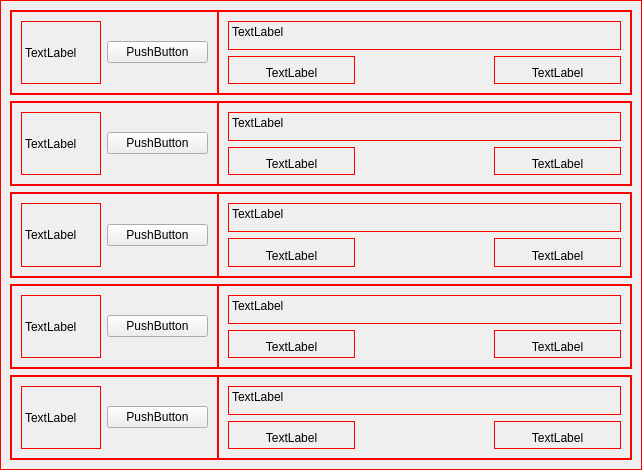
<?xml version="1.0" encoding="UTF-8"?>
<ui version="4.0">
 <class>Form</class>
 <widget class="QWidget" name="Form">
  <property name="geometry">
   <rect>
    <x>0</x>
    <y>0</y>
    <width>642</width>
    <height>470</height>
   </rect>
  </property>
  <property name="windowTitle">
   <string>Form</string>
  </property>
  <property name="styleSheet">
   <string notr="true">QFrame{
	border:1px solid red;
}</string>
  </property>
  <layout class="QVBoxLayout" name="verticalLayout_2">
   <property name="leftMargin">
    <number>0</number>
   </property>
   <property name="topMargin">
    <number>0</number>
   </property>
   <property name="rightMargin">
    <number>0</number>
   </property>
   <property name="bottomMargin">
    <number>0</number>
   </property>
   <item>
    <widget class="QFrame" name="frame">
     <property name="frameShape">
      <enum>QFrame::StyledPanel</enum>
     </property>
     <property name="frameShadow">
      <enum>QFrame::Raised</enum>
     </property>
     <layout class="QVBoxLayout" name="verticalLayout">
      <item>
       <widget class="QFrame" name="frame_5">
        <property name="frameShape">
         <enum>QFrame::StyledPanel</enum>
        </property>
        <property name="frameShadow">
         <enum>QFrame::Raised</enum>
        </property>
        <layout class="QHBoxLayout" name="horizontalLayout" stretch="2,4">
         <property name="spacing">
          <number>0</number>
         </property>
         <property name="leftMargin">
          <number>0</number>
         </property>
         <property name="topMargin">
          <number>0</number>
         </property>
         <property name="rightMargin">
          <number>0</number>
         </property>
         <property name="bottomMargin">
          <number>0</number>
         </property>
         <item>
          <widget class="QFrame" name="frame_6">
           <property name="frameShape">
            <enum>QFrame::StyledPanel</enum>
           </property>
           <property name="frameShadow">
            <enum>QFrame::Raised</enum>
           </property>
           <layout class="QHBoxLayout" name="horizontalLayout_2" stretch="4,5">
            <item>
             <widget class="QLabel" name="label_2">
              <property name="text">
               <string>TextLabel</string>
              </property>
             </widget>
            </item>
            <item>
             <widget class="QPushButton" name="pushButton_2">
              <property name="text">
               <string>PushButton</string>
              </property>
             </widget>
            </item>
           </layout>
          </widget>
         </item>
         <item>
          <widget class="QFrame" name="frame_7">
           <property name="frameShape">
            <enum>QFrame::StyledPanel</enum>
           </property>
           <property name="frameShadow">
            <enum>QFrame::Raised</enum>
           </property>
           <layout class="QGridLayout" name="gridLayout" rowstretch="0,0">
            <item row="1" column="2">
             <widget class="QLabel" name="label">
              <property name="text">
               <string>TextLabel</string>
              </property>
              <property name="alignment">
               <set>Qt::AlignBottom|Qt::AlignHCenter</set>
              </property>
             </widget>
            </item>
            <item row="0" column="0" colspan="3">
             <widget class="QLabel" name="label_4">
              <property name="text">
               <string>TextLabel</string>
              </property>
              <property name="alignment">
               <set>Qt::AlignLeading|Qt::AlignLeft|Qt::AlignTop</set>
              </property>
             </widget>
            </item>
            <item row="1" column="0">
             <widget class="QLabel" name="label_3">
              <property name="text">
               <string>TextLabel</string>
              </property>
              <property name="alignment">
               <set>Qt::AlignBottom|Qt::AlignHCenter</set>
              </property>
             </widget>
            </item>
           </layout>
          </widget>
         </item>
        </layout>
       </widget>
      </item>
      <item>
       <widget class="QFrame" name="frame_11">
        <property name="frameShape">
         <enum>QFrame::StyledPanel</enum>
        </property>
        <property name="frameShadow">
         <enum>QFrame::Raised</enum>
        </property>
        <layout class="QHBoxLayout" name="horizontalLayout_5" stretch="2,4">
         <property name="spacing">
          <number>0</number>
         </property>
         <property name="leftMargin">
          <number>0</number>
         </property>
         <property name="topMargin">
          <number>0</number>
         </property>
         <property name="rightMargin">
          <number>0</number>
         </property>
         <property name="bottomMargin">
          <number>0</number>
         </property>
         <item>
          <widget class="QFrame" name="frame_12">
           <property name="frameShape">
            <enum>QFrame::StyledPanel</enum>
           </property>
           <property name="frameShadow">
            <enum>QFrame::Raised</enum>
           </property>
           <layout class="QHBoxLayout" name="horizontalLayout_6" stretch="4,5">
            <item>
             <widget class="QLabel" name="label_9">
              <property name="text">
               <string>TextLabel</string>
              </property>
             </widget>
            </item>
            <item>
             <widget class="QPushButton" name="pushButton_4">
              <property name="text">
               <string>PushButton</string>
              </property>
             </widget>
            </item>
           </layout>
          </widget>
         </item>
         <item>
          <widget class="QFrame" name="frame_13">
           <property name="frameShape">
            <enum>QFrame::StyledPanel</enum>
           </property>
           <property name="frameShadow">
            <enum>QFrame::Raised</enum>
           </property>
           <layout class="QGridLayout" name="gridLayout_3" rowstretch="0,0">
            <item row="1" column="2">
             <widget class="QLabel" name="label_10">
              <property name="text">
               <string>TextLabel</string>
              </property>
              <property name="alignment">
               <set>Qt::AlignBottom|Qt::AlignHCenter</set>
              </property>
             </widget>
            </item>
            <item row="0" column="0" colspan="3">
             <widget class="QLabel" name="label_11">
              <property name="text">
               <string>TextLabel</string>
              </property>
              <property name="alignment">
               <set>Qt::AlignLeading|Qt::AlignLeft|Qt::AlignTop</set>
              </property>
             </widget>
            </item>
            <item row="1" column="0">
             <widget class="QLabel" name="label_12">
              <property name="text">
               <string>TextLabel</string>
              </property>
              <property name="alignment">
               <set>Qt::AlignBottom|Qt::AlignHCenter</set>
              </property>
             </widget>
            </item>
           </layout>
          </widget>
         </item>
        </layout>
       </widget>
      </item>
      <item>
       <widget class="QFrame" name="frame_14">
        <property name="frameShape">
         <enum>QFrame::StyledPanel</enum>
        </property>
        <property name="frameShadow">
         <enum>QFrame::Raised</enum>
        </property>
        <layout class="QHBoxLayout" name="horizontalLayout_7" stretch="2,4">
         <property name="spacing">
          <number>0</number>
         </property>
         <property name="leftMargin">
          <number>0</number>
         </property>
         <property name="topMargin">
          <number>0</number>
         </property>
         <property name="rightMargin">
          <number>0</number>
         </property>
         <property name="bottomMargin">
          <number>0</number>
         </property>
         <item>
          <widget class="QFrame" name="frame_15">
           <property name="frameShape">
            <enum>QFrame::StyledPanel</enum>
           </property>
           <property name="frameShadow">
            <enum>QFrame::Raised</enum>
           </property>
           <layout class="QHBoxLayout" name="horizontalLayout_8" stretch="4,5">
            <item>
             <widget class="QLabel" name="label_13">
              <property name="text">
               <string>TextLabel</string>
              </property>
             </widget>
            </item>
            <item>
             <widget class="QPushButton" name="pushButton_5">
              <property name="text">
               <string>PushButton</string>
              </property>
             </widget>
            </item>
           </layout>
          </widget>
         </item>
         <item>
          <widget class="QFrame" name="frame_16">
           <property name="frameShape">
            <enum>QFrame::StyledPanel</enum>
           </property>
           <property name="frameShadow">
            <enum>QFrame::Raised</enum>
           </property>
           <layout class="QGridLayout" name="gridLayout_4" rowstretch="0,0">
            <item row="1" column="2">
             <widget class="QLabel" name="label_14">
              <property name="text">
               <string>TextLabel</string>
              </property>
              <property name="alignment">
               <set>Qt::AlignBottom|Qt::AlignHCenter</set>
              </property>
             </widget>
            </item>
            <item row="0" column="0" colspan="3">
             <widget class="QLabel" name="label_15">
              <property name="text">
               <string>TextLabel</string>
              </property>
              <property name="alignment">
               <set>Qt::AlignLeading|Qt::AlignLeft|Qt::AlignTop</set>
              </property>
             </widget>
            </item>
            <item row="1" column="0">
             <widget class="QLabel" name="label_16">
              <property name="text">
               <string>TextLabel</string>
              </property>
              <property name="alignment">
               <set>Qt::AlignBottom|Qt::AlignHCenter</set>
              </property>
             </widget>
            </item>
           </layout>
          </widget>
         </item>
        </layout>
       </widget>
      </item>
      <item>
       <widget class="QFrame" name="frame_17">
        <property name="frameShape">
         <enum>QFrame::StyledPanel</enum>
        </property>
        <property name="frameShadow">
         <enum>QFrame::Raised</enum>
        </property>
        <layout class="QHBoxLayout" name="horizontalLayout_9" stretch="2,4">
         <property name="spacing">
          <number>0</number>
         </property>
         <property name="leftMargin">
          <number>0</number>
         </property>
         <property name="topMargin">
          <number>0</number>
         </property>
         <property name="rightMargin">
          <number>0</number>
         </property>
         <property name="bottomMargin">
          <number>0</number>
         </property>
         <item>
          <widget class="QFrame" name="frame_18">
           <property name="frameShape">
            <enum>QFrame::StyledPanel</enum>
           </property>
           <property name="frameShadow">
            <enum>QFrame::Raised</enum>
           </property>
           <layout class="QHBoxLayout" name="horizontalLayout_10" stretch="4,5">
            <item>
             <widget class="QLabel" name="label_17">
              <property name="text">
               <string>TextLabel</string>
              </property>
             </widget>
            </item>
            <item>
             <widget class="QPushButton" name="pushButton_6">
              <property name="text">
               <string>PushButton</string>
              </property>
             </widget>
            </item>
           </layout>
          </widget>
         </item>
         <item>
          <widget class="QFrame" name="frame_19">
           <property name="frameShape">
            <enum>QFrame::StyledPanel</enum>
           </property>
           <property name="frameShadow">
            <enum>QFrame::Raised</enum>
           </property>
           <layout class="QGridLayout" name="gridLayout_5" rowstretch="0,0">
            <item row="1" column="2">
             <widget class="QLabel" name="label_18">
              <property name="text">
               <string>TextLabel</string>
              </property>
              <property name="alignment">
               <set>Qt::AlignBottom|Qt::AlignHCenter</set>
              </property>
             </widget>
            </item>
            <item row="0" column="0" colspan="3">
             <widget class="QLabel" name="label_19">
              <property name="text">
               <string>TextLabel</string>
              </property>
              <property name="alignment">
               <set>Qt::AlignLeading|Qt::AlignLeft|Qt::AlignTop</set>
              </property>
             </widget>
            </item>
            <item row="1" column="0">
             <widget class="QLabel" name="label_20">
              <property name="text">
               <string>TextLabel</string>
              </property>
              <property name="alignment">
               <set>Qt::AlignBottom|Qt::AlignHCenter</set>
              </property>
             </widget>
            </item>
           </layout>
          </widget>
         </item>
        </layout>
       </widget>
      </item>
      <item>
       <widget class="QFrame" name="frame_20">
        <property name="frameShape">
         <enum>QFrame::StyledPanel</enum>
        </property>
        <property name="frameShadow">
         <enum>QFrame::Raised</enum>
        </property>
        <layout class="QHBoxLayout" name="horizontalLayout_11" stretch="2,4">
         <property name="spacing">
          <number>0</number>
         </property>
         <property name="leftMargin">
          <number>0</number>
         </property>
         <property name="topMargin">
          <number>0</number>
         </property>
         <property name="rightMargin">
          <number>0</number>
         </property>
         <property name="bottomMargin">
          <number>0</number>
         </property>
         <item>
          <widget class="QFrame" name="frame_21">
           <property name="frameShape">
            <enum>QFrame::StyledPanel</enum>
           </property>
           <property name="frameShadow">
            <enum>QFrame::Raised</enum>
           </property>
           <layout class="QHBoxLayout" name="horizontalLayout_12" stretch="4,5">
            <item>
             <widget class="QLabel" name="label_21">
              <property name="text">
               <string>TextLabel</string>
              </property>
             </widget>
            </item>
            <item>
             <widget class="QPushButton" name="pushButton_7">
              <property name="text">
               <string>PushButton</string>
              </property>
             </widget>
            </item>
           </layout>
          </widget>
         </item>
         <item>
          <widget class="QFrame" name="frame_22">
           <property name="frameShape">
            <enum>QFrame::StyledPanel</enum>
           </property>
           <property name="frameShadow">
            <enum>QFrame::Raised</enum>
           </property>
           <layout class="QGridLayout" name="gridLayout_6" rowstretch="0,0">
            <item row="1" column="2">
             <widget class="QLabel" name="label_22">
              <property name="text">
               <string>TextLabel</string>
              </property>
              <property name="alignment">
               <set>Qt::AlignBottom|Qt::AlignHCenter</set>
              </property>
             </widget>
            </item>
            <item row="0" column="0" colspan="3">
             <widget class="QLabel" name="label_23">
              <property name="text">
               <string>TextLabel</string>
              </property>
              <property name="alignment">
               <set>Qt::AlignLeading|Qt::AlignLeft|Qt::AlignTop</set>
              </property>
             </widget>
            </item>
            <item row="1" column="0">
             <widget class="QLabel" name="label_24">
              <property name="text">
               <string>TextLabel</string>
              </property>
              <property name="alignment">
               <set>Qt::AlignBottom|Qt::AlignHCenter</set>
              </property>
             </widget>
            </item>
           </layout>
          </widget>
         </item>
        </layout>
       </widget>
      </item>
     </layout>
    </widget>
   </item>
  </layout>
 </widget>
 <resources/>
 <connections/>
</ui>
